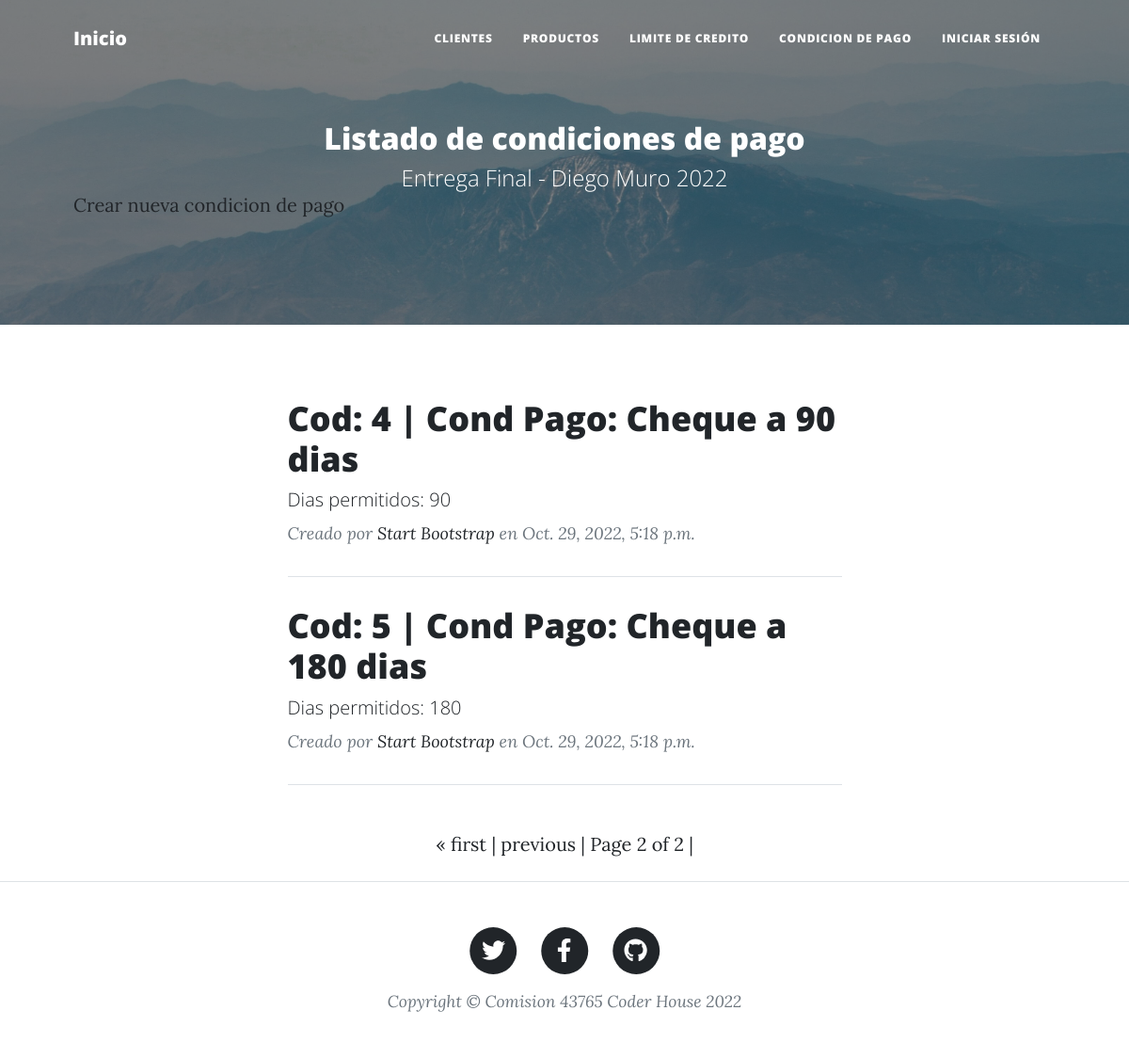
Before: /payment/payments/?page=2 with the older database file.
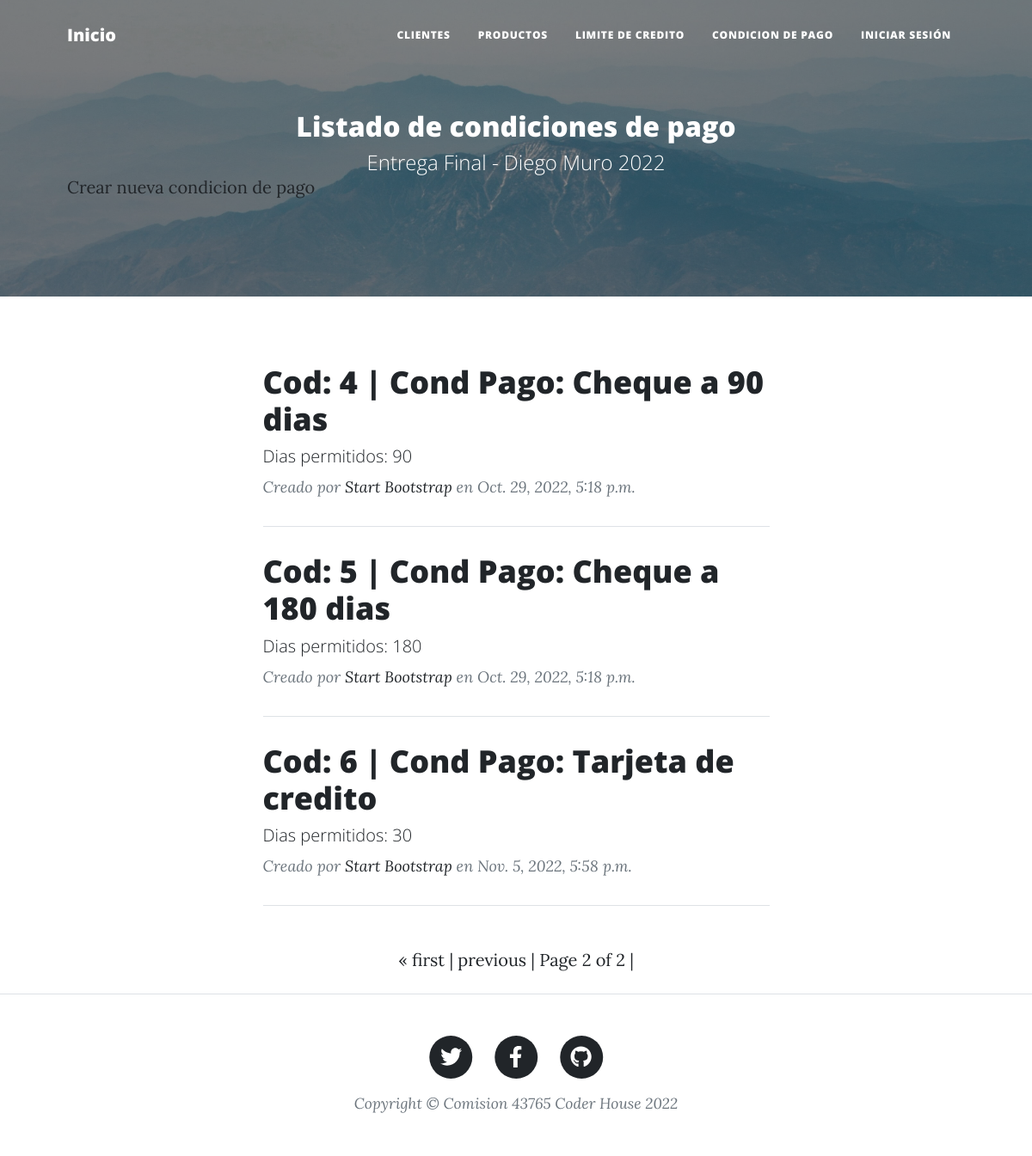
After: the same page with the newer database file.
### payment/models.py (models this page shows, shortened)
class Payment(models.Model):
    code = models.IntegerField()
    name = models.CharField(max_length=40)
    days = models.IntegerField()
    created_at = models.DateTimeField(auto_now_add=True)
    updated_at = models.DateTimeField(auto_now=True)

### payment/views.py (the view)
# urls.py: path("payments/", views.PaymentListView.as_view(), name="payment-list"),
class PaymentListView(ListView):
    model = Payment
    paginate_by = 3

### payment/templates/payment/payment_list.html (shortened to what this page needs)
{% extends "home/index.html" %}
{% load static %}
{% block tp_final_header %}
    <header class="masthead" style="background-image: url('../../static/home/assets/img/header-light.jpg')">
        <div class="container position-relative px-4 px-lg-5">
            <div class="row gx-4 gx-lg-5 justify-content-center">
                <div class="col-md-15 col-lg-16 col-xl-14">
                    <div class="site-heading">
                        <h2>Listado de condiciones de pago</h2>
                        <span class="subheading">Entrega Final - Diego Muro 2022</span>
                    </div>
                </div>
            </div>
            <a class="button_custom" href="{% url 'payment:payment-add' %}">Crear nueva condicion de pago</a>
        </div>
    </header>
{% endblock %}
{% block tp_final_content %}
    {% for payment in payment_list %}
        <div class="post-preview">
            <a href="{% url 'payment:payment-detail' payment.id %}">
                <h3 class="post-title"> Cod: {{ payment.code }} | Cond Pago: {{ payment.name }}</h3>
                <h5 class="post-subtitle">Dias permitidos: {{ payment.days }}</h5>
            </a>
            <p class="post-meta">
                Creado por
                <a href="#!">Start Bootstrap</a>
                en {{ payment.created_at }}
            </p>
        </div>
        <hr class="my-4" />
    {% endfor %}
{% endblock %}

### home/templates/home/index.html (shortened to what this page needs)
<!DOCTYPE html>
<html lang="en">
    <head>
        {% load static %}
        <link href="{% static 'home/css/styles.css' %}" rel="stylesheet" />
    </head>
    <body>
        <nav class="navbar navbar-expand-lg navbar-light topbar" id="mainNav">
            <div class="container px-4 px-lg-5">
                <a class="navbar-brand" href="{% url 'home:index' %}">Inicio</a>
                <div class="collapse navbar-collapse" id="navbarResponsive">
                    <ul class="navbar-nav ms-auto py-4 py-lg-0">
                        <li class="nav-item"><a class="nav-link px-lg-3 py-3 py-lg-4" href="{% url 'customer:customer-list' %}">Clientes</a></li>
                        <li class="nav-item"><a class="nav-link px-lg-3 py-3 py-lg-4" href="{% url 'product:product-list' %}">Productos</a></li>
                        <li class="nav-item"><a class="nav-link px-lg-3 py-3 py-lg-4" href="{% url 'credit:credit-list' %}">Limite de credito</a></li>
                        <li class="nav-item"><a class="nav-link px-lg-3 py-3 py-lg-4" href="{% url 'payment:payment-list' %}">Condicion de pago</a></li>
                        {% if user.is_authenticated %}
                        <li class="nav-item"><a class="nav-link px-lg-3 py-3 py-lg-4" href="{% url 'home:user-update' %}">Editar usuario</a></li>
                        <li class="nav-item"><a class="nav-link px-lg-3 py-3 py-lg-4" href="{% url 'logout' %}">Cerrar Sesión - {{ user.username }}</a></li>
                        {% else %}
                        <li class="nav-item"><a class="nav-link px-lg-3 py-3 py-lg-4" href="{% url 'login' %}">Iniciar Sesión</a></li>
                        {% endif %}
                    </ul>
                </div>
            </div>
        </nav>
        {% block tp_final_header %}{% endblock %}
        <div class="container px-4 px-lg-5">
            <div class="row gx-4 gx-lg-5 justify-content-center">
                <div class="col-md-10 col-lg-8 col-xl-7">
                    {% block tp_final_content %}{% endblock %}
                    {% block pagination %}
                        {% if is_paginated %}
                        <div class="container p-4">
                            <div class="pagination justify-content-center">
                                <span class="step-links">
                                    {% if page_obj.has_previous %}
                                        <a href="?page=1">&laquo; first</a> |
                                        <a href="?page={{ customer_list.previous_page_number }}">previous</a> |
                                    {% endif %}
                                    {% if page_obj.paginator.num_pages > 1 %}
                                    <span class="current">
                                        Page {{ page_obj.number }} of {{ page_obj.paginator.num_pages }} |
                                    </span>
                                    {% endif %}
                                </span>
                            </div>
                        </div>
                        {% endif %}
                    {% endblock %}
                </div>
            </div>
        </div>
        <footer class="border-top">
            <div class="container px-4 px-lg-5">
                <div class="row gx-4 gx-lg-5 justify-content-center">
                    <div class="col-md-10 col-lg-8 col-xl-7">
                        <ul class="list-inline text-center">
                            <li class="list-inline-item">
                                <a href="#!">
                                    <span class="fa-stack fa-lg">
                                        <i class="fas fa-circle fa-stack-2x"></i>
                                        <i class="fab fa-twitter fa-stack-1x fa-inverse"></i>
                                    </span>
                                </a>
                            </li>
                            <li class="list-inline-item">
                                <a href="#!">
                                    <span class="fa-stack fa-lg">
                                        <i class="fas fa-circle fa-stack-2x"></i>
                                        <i class="fab fa-facebook-f fa-stack-1x fa-inverse"></i>
                                    </span>
                                </a>
                            </li>
                            <li class="list-inline-item">
                                <a href="#!">
                                    <span class="fa-stack fa-lg">
                                        <i class="fas fa-circle fa-stack-2x"></i>
                                        <i class="fab fa-github fa-stack-1x fa-inverse"></i>
                                    </span>
                                </a>
                            </li>
                        </ul>
                        <div class="small text-center text-muted fst-italic">Copyright &copy; Comision 43765 Coder House 2022</div>
                    </div>
                </div>
            </div>
        </footer>
    </body>
</html>

Changed rows visible on the page:
added Payment: code "6", name "Tarjeta de credito", days "30", created_at "Nov. 5, 2022, 5:58 p.m."
